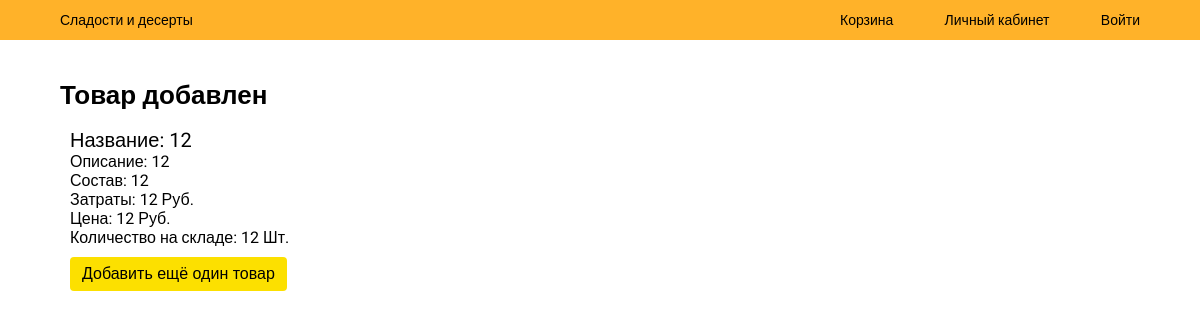
The page /profile/product_created on the database its author committed.
### catalogue/models.py (models this page shows, shortened)
class Product(models.Model):
    pr_name = models.CharField(max_length=50)
    desc = models.TextField(blank=True, null=True)
    ingreds = models.TextField()
    img = models.ImageField(upload_to='products', default="", blank=True, null=True)
    pr_cost = models.PositiveSmallIntegerField()
    pr_price = models.PositiveSmallIntegerField()
    pr_left = models.PositiveSmallIntegerField()

### userProfile/views.py (the view)
# urls.py: path('product_created', views.product_created, name='product_created'),
def product_created(request):
    last_product = Product.objects.last()
    context = {
        'new_product': last_product,
    }
    return render(request, 'userProfile/product_created.html', context)

### userProfile/templates/userProfile/product_created.html (shortened to what this page needs)
{% load static %}
<!DOCTYPE html>
<html>
<head>
    <link rel="stylesheet" href="{% static 'catalogue/style.css' %}">
</head>
<body>
    <header class="flex space-between caption align-items-center" id="hdr">
		<a href="{% url 'catalogue:index' %}" id="logo" >Сладости и десерты</a>
		<nav class="flex space-between" style="margin-right: 60px;">
			<a href="{% url 'basket:basket' %}" class="navLink">Корзина</a>
			<a href="{% url 'userProfile:userProfile' %}" class="navLink">Личный кабинет</a>
			{% if user.is_authenticated %} <p> {{ user.first_name }} {{ user.last_name }} </p>
            {% else %} <a href="{% url 'login' %}" class="navLink">Войти</a>
            {% endif %}
		</nav>
	</header>
    <div style="margin: 40px 0 0 60px">
        <h1 class="title">Товар добавлен</h1>
        <div class="flex">
            <div style="margin-left: 10px;">
                <p class="subtitle">Название: {{ new_product.pr_name }}</p>
                <p>Описание: {{ new_product.desc }}</p>
                <p>Состав: {{ new_product.ingreds }}</p>
                <p>Затраты: {{ new_product.pr_cost }} Руб.</p>
                <p>Цена: {{ new_product.pr_price }} Руб.</p>
                <p>Количество на складе: {{ new_product.pr_left }} Шт.</p>
                <a href="{% url 'userProfile:new_product' %}"><button style="margin-top: 10px" class="primary_button">Добавить ещё один товар</button></a>
            </div>
        </div>
    </div>
</body>
</html>

### catalogue/static/catalogue/style.css (style rules this page uses)
body { margin: 0; font-family: 'Roboto', sans-serif; }
header { height: 40px; background-color: #ffb229; }
nav { width: 300px; }
p, hr { margin: 0; }
a { color: black; text-decoration: none; }
button { font-size: 16px; }
.flex { display: flex; }
.space-between { justify-content: space-between; }
.align-items-center { align-items: center; }
.caption { font-size: 14px; line-height: 16px; }
.title { font-weight: 700; font-size: 26px; }
.subtitle { font-size: 20px; font-weight: 400; }
.primary_button { background: #fce000; padding: 8px 12px; width: auto; border: 0; border-radius: 4px; cursor: pointer; }
#logo { margin-left: 60px; }

### rows shown on the page
Product: pr_name "12", desc "12", ingreds "12", pr_cost "12", pr_price "12", pr_left "12"
